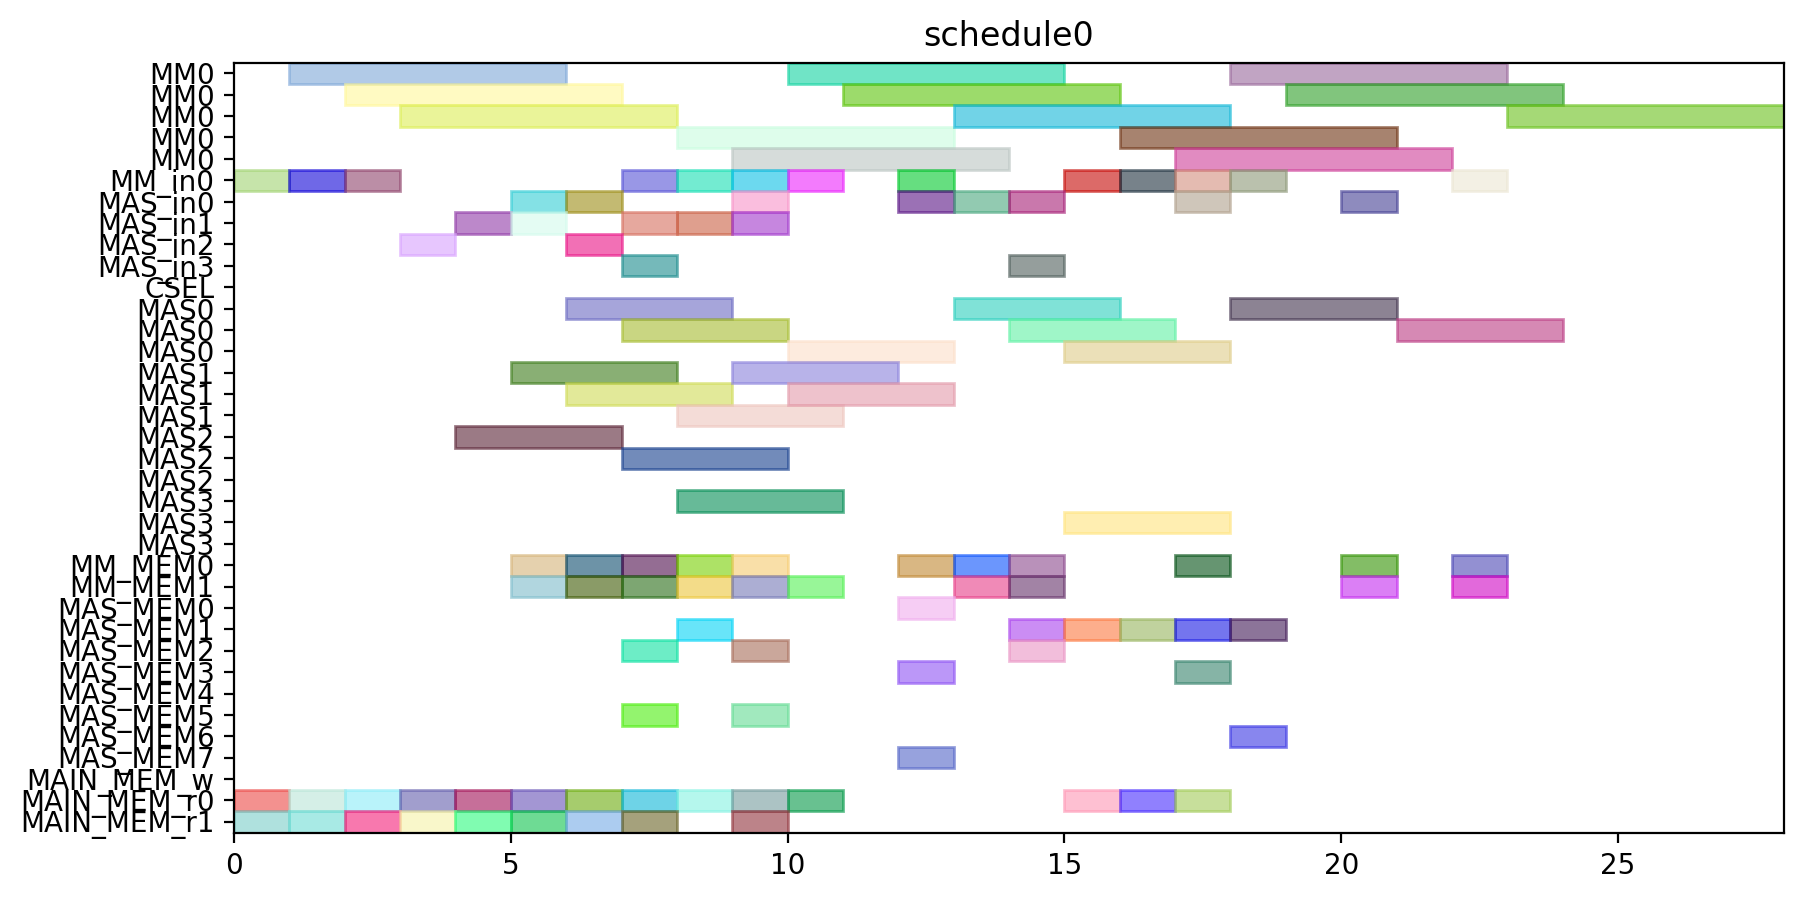

The script that drew this image:
from pyschedule import Scenario, solvers, plotters, alt


def solve():
	horizon = 120
	S = Scenario("schedule0", horizon=horizon)

	# resource
	MM = S.Resources('MM', num=1, size=5)
	MM_in = S.Resources('MM_in', num=1)
	MAS_in = S.Resources('MAS_in', num=4)
	CSEL = S.Resource('CSEL')
	MAS = S.Resources('MAS', num=4, size=3, periods=range(1, horizon))
	MM_MEM = S.Resources('MM_MEM', num=2)
	MAS_MEM = S.Resources('MAS_MEM', num=8)
	MAIN_MEM_w = S.Resource('MAIN_MEM_w', size=1)
	MAIN_MEM_r = S.Resources('MAIN_MEM_r', num=2)

	# result of previous scheduling

	# new tasks
	t0 = S.Task('t0', length=5, delay_cost=1)
	t0 += alt(MM)
	t0_in = S.Task('t0_in', length=1, delay_cost=1)
	t0_in += alt(MM_in)
	S += t0_in*MM_in[0]<=t0*MM[0]
	t0_mem0 = S.Task('t0_mem0', length=1, delay_cost=1)
	t0_mem0 += MAIN_MEM_r[0]
	S += t0_mem0 <= t0

	t0_mem1 = S.Task('t0_mem1', length=1, delay_cost=1)
	t0_mem1 += MAIN_MEM_r[1]
	S += t0_mem1 <= t0

	t1 = S.Task('t1', length=5, delay_cost=1)
	t1 += alt(MM)
	t1_in = S.Task('t1_in', length=1, delay_cost=1)
	t1_in += alt(MM_in)
	S += t1_in*MM_in[0]<=t1*MM[0]
	t1_mem0 = S.Task('t1_mem0', length=1, delay_cost=1)
	t1_mem0 += MAIN_MEM_r[0]
	S += t1_mem0 <= t1

	t1_mem1 = S.Task('t1_mem1', length=1, delay_cost=1)
	t1_mem1 += MAIN_MEM_r[1]
	S += t1_mem1 <= t1

	t2 = S.Task('t2', length=5, delay_cost=1)
	t2 += alt(MM)
	t2_in = S.Task('t2_in', length=1, delay_cost=1)
	t2_in += alt(MM_in)
	S += t2_in*MM_in[0]<=t2*MM[0]
	t2_mem0 = S.Task('t2_mem0', length=1, delay_cost=1)
	t2_mem0 += MAIN_MEM_r[0]
	S += t2_mem0 <= t2

	t2_mem1 = S.Task('t2_mem1', length=1, delay_cost=1)
	t2_mem1 += MAIN_MEM_r[1]
	S += t2_mem1 <= t2

	t3 = S.Task('t3', length=3, delay_cost=1)
	t3 += alt(MAS)
	t3_in = S.Task('t3_in', length=1, delay_cost=1)
	t3_in += alt(MAS_in)
	S += t3_in*MAS_in[0]<=t3*MAS[0]

	S += t3_in*MAS_in[1]<=t3*MAS[1]

	S += t3_in*MAS_in[2]<=t3*MAS[2]

	S += t3_in*MAS_in[3]<=t3*MAS[3]

	t3_mem0 = S.Task('t3_mem0', length=1, delay_cost=1)
	t3_mem0 += MAIN_MEM_r[0]
	S += t3_mem0 <= t3

	t3_mem1 = S.Task('t3_mem1', length=1, delay_cost=1)
	t3_mem1 += MAIN_MEM_r[1]
	S += t3_mem1 <= t3

	t4 = S.Task('t4', length=3, delay_cost=1)
	t4 += alt(MAS)
	t4_in = S.Task('t4_in', length=1, delay_cost=1)
	t4_in += alt(MAS_in)
	S += t4_in*MAS_in[0]<=t4*MAS[0]

	S += t4_in*MAS_in[1]<=t4*MAS[1]

	S += t4_in*MAS_in[2]<=t4*MAS[2]

	S += t4_in*MAS_in[3]<=t4*MAS[3]

	t4_mem0 = S.Task('t4_mem0', length=1, delay_cost=1)
	t4_mem0 += MAIN_MEM_r[0]
	S += t4_mem0 <= t4

	t4_mem1 = S.Task('t4_mem1', length=1, delay_cost=1)
	t4_mem1 += MAIN_MEM_r[1]
	S += t4_mem1 <= t4

	t8 = S.Task('t8', length=3, delay_cost=1)
	t8 += alt(MAS)
	t8_in = S.Task('t8_in', length=1, delay_cost=1)
	t8_in += alt(MAS_in)
	S += t8_in*MAS_in[0]<=t8*MAS[0]

	S += t8_in*MAS_in[1]<=t8*MAS[1]

	S += t8_in*MAS_in[2]<=t8*MAS[2]

	S += t8_in*MAS_in[3]<=t8*MAS[3]

	t8_mem0 = S.Task('t8_mem0', length=1, delay_cost=1)
	t8_mem0 += MAIN_MEM_r[0]
	S += t8_mem0 <= t8

	t8_mem1 = S.Task('t8_mem1', length=1, delay_cost=1)
	t8_mem1 += MAIN_MEM_r[1]
	S += t8_mem1 <= t8

	t9 = S.Task('t9', length=3, delay_cost=1)
	t9 += alt(MAS)
	t9_in = S.Task('t9_in', length=1, delay_cost=1)
	t9_in += alt(MAS_in)
	S += t9_in*MAS_in[0]<=t9*MAS[0]

	S += t9_in*MAS_in[1]<=t9*MAS[1]

	S += t9_in*MAS_in[2]<=t9*MAS[2]

	S += t9_in*MAS_in[3]<=t9*MAS[3]

	t9_mem0 = S.Task('t9_mem0', length=1, delay_cost=1)
	t9_mem0 += MAIN_MEM_r[0]
	S += t9_mem0 <= t9

	t9_mem1 = S.Task('t9_mem1', length=1, delay_cost=1)
	t9_mem1 += MAIN_MEM_r[1]
	S += t9_mem1 <= t9

	t13 = S.Task('t13', length=3, delay_cost=1)
	t13 += alt(MAS)
	t13_in = S.Task('t13_in', length=1, delay_cost=1)
	t13_in += alt(MAS_in)
	S += t13_in*MAS_in[0]<=t13*MAS[0]

	S += t13_in*MAS_in[1]<=t13*MAS[1]

	S += t13_in*MAS_in[2]<=t13*MAS[2]

	S += t13_in*MAS_in[3]<=t13*MAS[3]

	t13_mem0 = S.Task('t13_mem0', length=1, delay_cost=1)
	t13_mem0 += MAIN_MEM_r[0]
	S += t13_mem0 <= t13

	t13_mem1 = S.Task('t13_mem1', length=1, delay_cost=1)
	t13_mem1 += MAIN_MEM_r[1]
	S += t13_mem1 <= t13

	t14 = S.Task('t14', length=3, delay_cost=1)
	t14 += alt(MAS)
	t14_in = S.Task('t14_in', length=1, delay_cost=1)
	t14_in += alt(MAS_in)
	S += t14_in*MAS_in[0]<=t14*MAS[0]

	S += t14_in*MAS_in[1]<=t14*MAS[1]

	S += t14_in*MAS_in[2]<=t14*MAS[2]

	S += t14_in*MAS_in[3]<=t14*MAS[3]

	t14_mem0 = S.Task('t14_mem0', length=1, delay_cost=1)
	t14_mem0 += MAIN_MEM_r[0]
	S += t14_mem0 <= t14

	t14_mem1 = S.Task('t14_mem1', length=1, delay_cost=1)
	t14_mem1 += MAIN_MEM_r[1]
	S += t14_mem1 <= t14

	t5 = S.Task('t5', length=5, delay_cost=1)
	t5 += alt(MM)
	t5_in = S.Task('t5_in', length=1, delay_cost=1)
	t5_in += alt(MM_in)
	S += t5_in*MM_in[0]<=t5*MM[0]
	t5_mem0 = S.Task('t5_mem0', length=1, delay_cost=1)
	t5_mem0 += alt(MAS_MEM)
	S += (t3*MAS[0])-1 < t5_mem0*MAS_MEM[0]
	S += (t3*MAS[1])-1 < t5_mem0*MAS_MEM[2]
	S += (t3*MAS[2])-1 < t5_mem0*MAS_MEM[4]
	S += (t3*MAS[3])-1 < t5_mem0*MAS_MEM[6]
	S += t5_mem0 <= t5

	t5_mem1 = S.Task('t5_mem1', length=1, delay_cost=1)
	t5_mem1 += alt(MAS_MEM)
	S += (t4*MAS[0])-1 < t5_mem1*MAS_MEM[1]
	S += (t4*MAS[1])-1 < t5_mem1*MAS_MEM[3]
	S += (t4*MAS[2])-1 < t5_mem1*MAS_MEM[5]
	S += (t4*MAS[3])-1 < t5_mem1*MAS_MEM[7]
	S += t5_mem1 <= t5

	t6 = S.Task('t6', length=3, delay_cost=1)
	t6 += alt(MAS)
	t6_in = S.Task('t6_in', length=1, delay_cost=1)
	t6_in += alt(MAS_in)
	S += t6_in*MAS_in[0]<=t6*MAS[0]

	S += t6_in*MAS_in[1]<=t6*MAS[1]

	S += t6_in*MAS_in[2]<=t6*MAS[2]

	S += t6_in*MAS_in[3]<=t6*MAS[3]

	t6_mem0 = S.Task('t6_mem0', length=1, delay_cost=1)
	t6_mem0 += alt(MM_MEM)
	S += (t0*MM[0])-1 < t6_mem0*MM_MEM[0]
	S += t6_mem0 <= t6

	t6_mem1 = S.Task('t6_mem1', length=1, delay_cost=1)
	t6_mem1 += alt(MM_MEM)
	S += (t1*MM[0])-1 < t6_mem1*MM_MEM[1]
	S += t6_mem1 <= t6

	t10 = S.Task('t10', length=5, delay_cost=1)
	t10 += alt(MM)
	t10_in = S.Task('t10_in', length=1, delay_cost=1)
	t10_in += alt(MM_in)
	S += t10_in*MM_in[0]<=t10*MM[0]
	t10_mem0 = S.Task('t10_mem0', length=1, delay_cost=1)
	t10_mem0 += alt(MAS_MEM)
	S += (t8*MAS[0])-1 < t10_mem0*MAS_MEM[0]
	S += (t8*MAS[1])-1 < t10_mem0*MAS_MEM[2]
	S += (t8*MAS[2])-1 < t10_mem0*MAS_MEM[4]
	S += (t8*MAS[3])-1 < t10_mem0*MAS_MEM[6]
	S += t10_mem0 <= t10

	t10_mem1 = S.Task('t10_mem1', length=1, delay_cost=1)
	t10_mem1 += alt(MAS_MEM)
	S += (t9*MAS[0])-1 < t10_mem1*MAS_MEM[1]
	S += (t9*MAS[1])-1 < t10_mem1*MAS_MEM[3]
	S += (t9*MAS[2])-1 < t10_mem1*MAS_MEM[5]
	S += (t9*MAS[3])-1 < t10_mem1*MAS_MEM[7]
	S += t10_mem1 <= t10

	t11 = S.Task('t11', length=3, delay_cost=1)
	t11 += alt(MAS)
	t11_in = S.Task('t11_in', length=1, delay_cost=1)
	t11_in += alt(MAS_in)
	S += t11_in*MAS_in[0]<=t11*MAS[0]

	S += t11_in*MAS_in[1]<=t11*MAS[1]

	S += t11_in*MAS_in[2]<=t11*MAS[2]

	S += t11_in*MAS_in[3]<=t11*MAS[3]

	t11_mem0 = S.Task('t11_mem0', length=1, delay_cost=1)
	t11_mem0 += alt(MM_MEM)
	S += (t1*MM[0])-1 < t11_mem0*MM_MEM[0]
	S += t11_mem0 <= t11

	t11_mem1 = S.Task('t11_mem1', length=1, delay_cost=1)
	t11_mem1 += alt(MM_MEM)
	S += (t2*MM[0])-1 < t11_mem1*MM_MEM[1]
	S += t11_mem1 <= t11

	t15 = S.Task('t15', length=5, delay_cost=1)
	t15 += alt(MM)
	t15_in = S.Task('t15_in', length=1, delay_cost=1)
	t15_in += alt(MM_in)
	S += t15_in*MM_in[0]<=t15*MM[0]
	t15_mem0 = S.Task('t15_mem0', length=1, delay_cost=1)
	t15_mem0 += alt(MAS_MEM)
	S += (t13*MAS[0])-1 < t15_mem0*MAS_MEM[0]
	S += (t13*MAS[1])-1 < t15_mem0*MAS_MEM[2]
	S += (t13*MAS[2])-1 < t15_mem0*MAS_MEM[4]
	S += (t13*MAS[3])-1 < t15_mem0*MAS_MEM[6]
	S += t15_mem0 <= t15

	t15_mem1 = S.Task('t15_mem1', length=1, delay_cost=1)
	t15_mem1 += alt(MAS_MEM)
	S += (t14*MAS[0])-1 < t15_mem1*MAS_MEM[1]
	S += (t14*MAS[1])-1 < t15_mem1*MAS_MEM[3]
	S += (t14*MAS[2])-1 < t15_mem1*MAS_MEM[5]
	S += (t14*MAS[3])-1 < t15_mem1*MAS_MEM[7]
	S += t15_mem1 <= t15

	t16 = S.Task('t16', length=3, delay_cost=1)
	t16 += alt(MAS)
	t16_in = S.Task('t16_in', length=1, delay_cost=1)
	t16_in += alt(MAS_in)
	S += t16_in*MAS_in[0]<=t16*MAS[0]

	S += t16_in*MAS_in[1]<=t16*MAS[1]

	S += t16_in*MAS_in[2]<=t16*MAS[2]

	S += t16_in*MAS_in[3]<=t16*MAS[3]

	t16_mem0 = S.Task('t16_mem0', length=1, delay_cost=1)
	t16_mem0 += alt(MM_MEM)
	S += (t0*MM[0])-1 < t16_mem0*MM_MEM[0]
	S += t16_mem0 <= t16

	t16_mem1 = S.Task('t16_mem1', length=1, delay_cost=1)
	t16_mem1 += alt(MM_MEM)
	S += (t2*MM[0])-1 < t16_mem1*MM_MEM[1]
	S += t16_mem1 <= t16

	t19 = S.Task('t19', length=5, delay_cost=1)
	t19 += alt(MM)
	t19_in = S.Task('t19_in', length=1, delay_cost=1)
	t19_in += alt(MM_in)
	S += t19_in*MM_in[0]<=t19*MM[0]
	t19_mem0 = S.Task('t19_mem0', length=1, delay_cost=1)
	t19_mem0 += MAIN_MEM_r[0]
	S += t19_mem0 <= t19

	t19_mem1 = S.Task('t19_mem1', length=1, delay_cost=1)
	t19_mem1 += alt(MM_MEM)
	S += (t2*MM[0])-1 < t19_mem1*MM_MEM[1]
	S += t19_mem1 <= t19

	t24 = S.Task('t24', length=3, delay_cost=1)
	t24 += alt(MAS)
	t24_in = S.Task('t24_in', length=1, delay_cost=1)
	t24_in += alt(MAS_in)
	S += t24_in*MAS_in[0]<=t24*MAS[0]

	S += t24_in*MAS_in[1]<=t24*MAS[1]

	S += t24_in*MAS_in[2]<=t24*MAS[2]

	S += t24_in*MAS_in[3]<=t24*MAS[3]

	t24_mem0 = S.Task('t24_mem0', length=1, delay_cost=1)
	t24_mem0 += alt(MM_MEM)
	S += (t0*MM[0])-1 < t24_mem0*MM_MEM[0]
	S += t24_mem0 <= t24

	t24_mem1 = S.Task('t24_mem1', length=1, delay_cost=1)
	t24_mem1 += alt(MM_MEM)
	S += (t0*MM[0])-1 < t24_mem1*MM_MEM[1]
	S += t24_mem1 <= t24

	t26 = S.Task('t26', length=5, delay_cost=1)
	t26 += alt(MM)
	t26_in = S.Task('t26_in', length=1, delay_cost=1)
	t26_in += alt(MM_in)
	S += t26_in*MM_in[0]<=t26*MM[0]
	t26_mem0 = S.Task('t26_mem0', length=1, delay_cost=1)
	t26_mem0 += MAIN_MEM_r[0]
	S += t26_mem0 <= t26

	t26_mem1 = S.Task('t26_mem1', length=1, delay_cost=1)
	t26_mem1 += alt(MM_MEM)
	S += (t2*MM[0])-1 < t26_mem1*MM_MEM[1]
	S += t26_mem1 <= t26

	t7 = S.Task('t7', length=3, delay_cost=1)
	t7 += alt(MAS)
	t7_in = S.Task('t7_in', length=1, delay_cost=1)
	t7_in += alt(MAS_in)
	S += t7_in*MAS_in[0]<=t7*MAS[0]

	S += t7_in*MAS_in[1]<=t7*MAS[1]

	S += t7_in*MAS_in[2]<=t7*MAS[2]

	S += t7_in*MAS_in[3]<=t7*MAS[3]

	t7_mem0 = S.Task('t7_mem0', length=1, delay_cost=1)
	t7_mem0 += alt(MM_MEM)
	S += (t5*MM[0])-1 < t7_mem0*MM_MEM[0]
	S += t7_mem0 <= t7

	t7_mem1 = S.Task('t7_mem1', length=1, delay_cost=1)
	t7_mem1 += alt(MAS_MEM)
	S += (t6*MAS[0])-1 < t7_mem1*MAS_MEM[1]
	S += (t6*MAS[1])-1 < t7_mem1*MAS_MEM[3]
	S += (t6*MAS[2])-1 < t7_mem1*MAS_MEM[5]
	S += (t6*MAS[3])-1 < t7_mem1*MAS_MEM[7]
	S += t7_mem1 <= t7

	t12 = S.Task('t12', length=3, delay_cost=1)
	t12 += alt(MAS)
	t12_in = S.Task('t12_in', length=1, delay_cost=1)
	t12_in += alt(MAS_in)
	S += t12_in*MAS_in[0]<=t12*MAS[0]

	S += t12_in*MAS_in[1]<=t12*MAS[1]

	S += t12_in*MAS_in[2]<=t12*MAS[2]

	S += t12_in*MAS_in[3]<=t12*MAS[3]

	t12_mem0 = S.Task('t12_mem0', length=1, delay_cost=1)
	t12_mem0 += alt(MM_MEM)
	S += (t10*MM[0])-1 < t12_mem0*MM_MEM[0]
	S += t12_mem0 <= t12

	t12_mem1 = S.Task('t12_mem1', length=1, delay_cost=1)
	t12_mem1 += alt(MAS_MEM)
	S += (t11*MAS[0])-1 < t12_mem1*MAS_MEM[1]
	S += (t11*MAS[1])-1 < t12_mem1*MAS_MEM[3]
	S += (t11*MAS[2])-1 < t12_mem1*MAS_MEM[5]
	S += (t11*MAS[3])-1 < t12_mem1*MAS_MEM[7]
	S += t12_mem1 <= t12

	t17 = S.Task('t17', length=3, delay_cost=1)
	t17 += alt(MAS)
	t17_in = S.Task('t17_in', length=1, delay_cost=1)
	t17_in += alt(MAS_in)
	S += t17_in*MAS_in[0]<=t17*MAS[0]

	S += t17_in*MAS_in[1]<=t17*MAS[1]

	S += t17_in*MAS_in[2]<=t17*MAS[2]

	S += t17_in*MAS_in[3]<=t17*MAS[3]

	t17_mem0 = S.Task('t17_mem0', length=1, delay_cost=1)
	t17_mem0 += alt(MM_MEM)
	S += (t15*MM[0])-1 < t17_mem0*MM_MEM[0]
	S += t17_mem0 <= t17

	t17_mem1 = S.Task('t17_mem1', length=1, delay_cost=1)
	t17_mem1 += alt(MAS_MEM)
	S += (t16*MAS[0])-1 < t17_mem1*MAS_MEM[1]
	S += (t16*MAS[1])-1 < t17_mem1*MAS_MEM[3]
	S += (t16*MAS[2])-1 < t17_mem1*MAS_MEM[5]
	S += (t16*MAS[3])-1 < t17_mem1*MAS_MEM[7]
	S += t17_mem1 <= t17

	t25 = S.Task('t25', length=3, delay_cost=1)
	t25 += alt(MAS)
	t25_in = S.Task('t25_in', length=1, delay_cost=1)
	t25_in += alt(MAS_in)
	S += t25_in*MAS_in[0]<=t25*MAS[0]

	S += t25_in*MAS_in[1]<=t25*MAS[1]

	S += t25_in*MAS_in[2]<=t25*MAS[2]

	S += t25_in*MAS_in[3]<=t25*MAS[3]

	t25_mem0 = S.Task('t25_mem0', length=1, delay_cost=1)
	t25_mem0 += alt(MM_MEM)
	S += (t0*MM[0])-1 < t25_mem0*MM_MEM[0]
	S += t25_mem0 <= t25

	t25_mem1 = S.Task('t25_mem1', length=1, delay_cost=1)
	t25_mem1 += alt(MAS_MEM)
	S += (t24*MAS[0])-1 < t25_mem1*MAS_MEM[1]
	S += (t24*MAS[1])-1 < t25_mem1*MAS_MEM[3]
	S += (t24*MAS[2])-1 < t25_mem1*MAS_MEM[5]
	S += (t24*MAS[3])-1 < t25_mem1*MAS_MEM[7]
	S += t25_mem1 <= t25

	t29 = S.Task('t29', length=3, delay_cost=1)
	t29 += alt(MAS)
	t29_in = S.Task('t29_in', length=1, delay_cost=1)
	t29_in += alt(MAS_in)
	S += t29_in*MAS_in[0]<=t29*MAS[0]

	S += t29_in*MAS_in[1]<=t29*MAS[1]

	S += t29_in*MAS_in[2]<=t29*MAS[2]

	S += t29_in*MAS_in[3]<=t29*MAS[3]

	t29_mem0 = S.Task('t29_mem0', length=1, delay_cost=1)
	t29_mem0 += alt(MM_MEM)
	S += (t0*MM[0])-1 < t29_mem0*MM_MEM[0]
	S += t29_mem0 <= t29

	t29_mem1 = S.Task('t29_mem1', length=1, delay_cost=1)
	t29_mem1 += alt(MM_MEM)
	S += (t26*MM[0])-1 < t29_mem1*MM_MEM[1]
	S += t29_mem1 <= t29

	t18 = S.Task('t18', length=5, delay_cost=1)
	t18 += alt(MM)
	t18_in = S.Task('t18_in', length=1, delay_cost=1)
	t18_in += alt(MM_in)
	S += t18_in*MM_in[0]<=t18*MM[0]
	t18_mem0 = S.Task('t18_mem0', length=1, delay_cost=1)
	t18_mem0 += MAIN_MEM_r[0]
	S += t18_mem0 <= t18

	t18_mem1 = S.Task('t18_mem1', length=1, delay_cost=1)
	t18_mem1 += alt(MAS_MEM)
	S += (t12*MAS[0])-1 < t18_mem1*MAS_MEM[1]
	S += (t12*MAS[1])-1 < t18_mem1*MAS_MEM[3]
	S += (t12*MAS[2])-1 < t18_mem1*MAS_MEM[5]
	S += (t12*MAS[3])-1 < t18_mem1*MAS_MEM[7]
	S += t18_mem1 <= t18

	t27 = S.Task('t27', length=5, delay_cost=1)
	t27 += alt(MM)
	t27_in = S.Task('t27_in', length=1, delay_cost=1)
	t27_in += alt(MM_in)
	S += t27_in*MM_in[0]<=t27*MM[0]
	t27_mem0 = S.Task('t27_mem0', length=1, delay_cost=1)
	t27_mem0 += MAIN_MEM_r[0]
	S += t27_mem0 <= t27

	t27_mem1 = S.Task('t27_mem1', length=1, delay_cost=1)
	t27_mem1 += alt(MAS_MEM)
	S += (t12*MAS[0])-1 < t27_mem1*MAS_MEM[1]
	S += (t12*MAS[1])-1 < t27_mem1*MAS_MEM[3]
	S += (t12*MAS[2])-1 < t27_mem1*MAS_MEM[5]
	S += (t12*MAS[3])-1 < t27_mem1*MAS_MEM[7]
	S += t27_mem1 <= t27

	t28 = S.Task('t28', length=3, delay_cost=1)
	t28 += alt(MAS)
	t28_in = S.Task('t28_in', length=1, delay_cost=1)
	t28_in += alt(MAS_in)
	S += t28_in*MAS_in[0]<=t28*MAS[0]

	S += t28_in*MAS_in[1]<=t28*MAS[1]

	S += t28_in*MAS_in[2]<=t28*MAS[2]

	S += t28_in*MAS_in[3]<=t28*MAS[3]

	t28_mem0 = S.Task('t28_mem0', length=1, delay_cost=1)
	t28_mem0 += alt(MAS_MEM)
	S += (t25*MAS[0])-1 < t28_mem0*MAS_MEM[0]
	S += (t25*MAS[1])-1 < t28_mem0*MAS_MEM[2]
	S += (t25*MAS[2])-1 < t28_mem0*MAS_MEM[4]
	S += (t25*MAS[3])-1 < t28_mem0*MAS_MEM[6]
	S += t28_mem0 <= t28

	t28_mem1 = S.Task('t28_mem1', length=1, delay_cost=1)
	t28_mem1 += alt(MM_MEM)
	S += (t26*MM[0])-1 < t28_mem1*MM_MEM[1]
	S += t28_mem1 <= t28

	t30 = S.Task('t30', length=5, delay_cost=1)
	t30 += alt(MM)
	t30_in = S.Task('t30_in', length=1, delay_cost=1)
	t30_in += alt(MM_in)
	S += t30_in*MM_in[0]<=t30*MM[0]
	t30_mem0 = S.Task('t30_mem0', length=1, delay_cost=1)
	t30_mem0 += MAIN_MEM_r[0]
	S += t30_mem0 <= t30

	t30_mem1 = S.Task('t30_mem1', length=1, delay_cost=1)
	t30_mem1 += alt(MAS_MEM)
	S += (t29*MAS[0])-1 < t30_mem1*MAS_MEM[1]
	S += (t29*MAS[1])-1 < t30_mem1*MAS_MEM[3]
	S += (t29*MAS[2])-1 < t30_mem1*MAS_MEM[5]
	S += (t29*MAS[3])-1 < t30_mem1*MAS_MEM[7]
	S += t30_mem1 <= t30

	t20 = S.Task('t20', length=3, delay_cost=1)
	t20 += alt(MAS)
	t20_in = S.Task('t20_in', length=1, delay_cost=1)
	t20_in += alt(MAS_in)
	S += t20_in*MAS_in[0]<=t20*MAS[0]

	S += t20_in*MAS_in[1]<=t20*MAS[1]

	S += t20_in*MAS_in[2]<=t20*MAS[2]

	S += t20_in*MAS_in[3]<=t20*MAS[3]

	t20_mem0 = S.Task('t20_mem0', length=1, delay_cost=1)
	t20_mem0 += alt(MM_MEM)
	S += (t19*MM[0])-1 < t20_mem0*MM_MEM[0]
	S += t20_mem0 <= t20

	t20_mem1 = S.Task('t20_mem1', length=1, delay_cost=1)
	t20_mem1 += alt(MM_MEM)
	S += (t18*MM[0])-1 < t20_mem1*MM_MEM[1]
	S += t20_mem1 <= t20

	t31 = S.Task('t31', length=5, delay_cost=1)
	t31 += alt(MM)
	t31_in = S.Task('t31_in', length=1, delay_cost=1)
	t31_in += alt(MM_in)
	S += t31_in*MM_in[0]<=t31*MM[0]
	t31_mem0 = S.Task('t31_mem0', length=1, delay_cost=1)
	t31_mem0 += alt(MM_MEM)
	S += (t27*MM[0])-1 < t31_mem0*MM_MEM[0]
	S += t31_mem0 <= t31

	t31_mem1 = S.Task('t31_mem1', length=1, delay_cost=1)
	t31_mem1 += alt(MM_MEM)
	S += (t30*MM[0])-1 < t31_mem1*MM_MEM[1]
	S += t31_mem1 <= t31

	t35 = S.Task('t35', length=5, delay_cost=1)
	t35 += alt(MM)
	t35_in = S.Task('t35_in', length=1, delay_cost=1)
	t35_in += alt(MM_in)
	S += t35_in*MM_in[0]<=t35*MM[0]
	t35_mem0 = S.Task('t35_mem0', length=1, delay_cost=1)
	t35_mem0 += alt(MAS_MEM)
	S += (t7*MAS[0])-1 < t35_mem0*MAS_MEM[0]
	S += (t7*MAS[1])-1 < t35_mem0*MAS_MEM[2]
	S += (t7*MAS[2])-1 < t35_mem0*MAS_MEM[4]
	S += (t7*MAS[3])-1 < t35_mem0*MAS_MEM[6]
	S += t35_mem0 <= t35

	t35_mem1 = S.Task('t35_mem1', length=1, delay_cost=1)
	t35_mem1 += alt(MAS_MEM)
	S += (t28*MAS[0])-1 < t35_mem1*MAS_MEM[1]
	S += (t28*MAS[1])-1 < t35_mem1*MAS_MEM[3]
	S += (t28*MAS[2])-1 < t35_mem1*MAS_MEM[5]
	S += (t28*MAS[3])-1 < t35_mem1*MAS_MEM[7]
	S += t35_mem1 <= t35

	solvers.mip.solve(S,msg=1,kind='CPLEX',ratio_gap=1.01)

	solution = [['hoge']*len(S.solution()[1]) for i in range(len(S.solution()))]
	for i in range(len(S.solution())):
		for j in range(len(S.solution()[i])):
			solution[i][j]=str(S.solution()[i][j])
	print(solution)

	cycles = int(solution[-1][3])

	pic_file_name = "/home/mfukuda/ABE/multiRAM_multiMAS_16mux/scheduling_result/stage5MM1_stage3MAS4/EP_ADD_A_ANY/schedule0.png"
	if(S.solution() != []):
		plotters.matplotlib.plot(S,img_filename=pic_file_name, show_task_labels=False, fig_size=(cycles*0.25+3, 5))

	return solution
